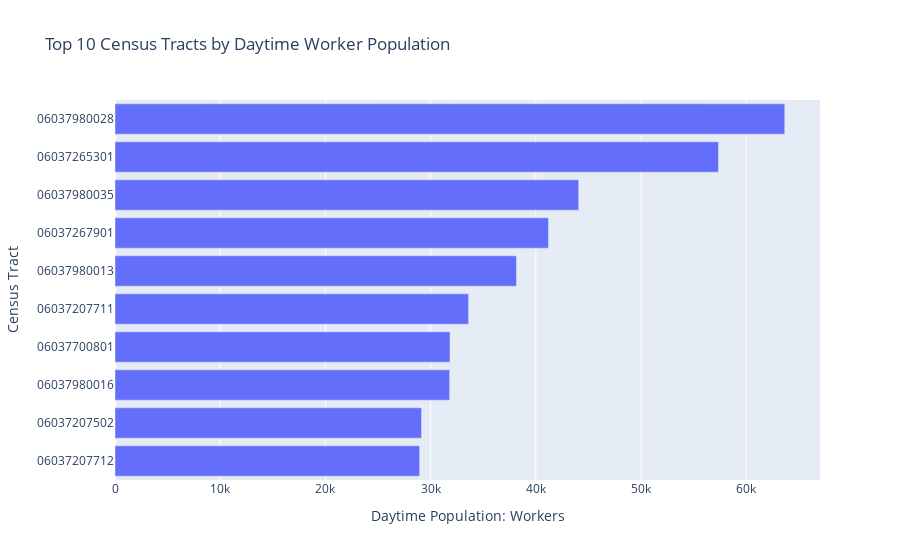

Notebook code cell kept with this figure:
### Markdown cell above
#### Similar to the previous chart, this bar graph highlights the top 10 census tracts in Los Angeles County with the highest daytime worker population. This time however, I displayed the bars horizontally for easier comparison of values.

### Code cell
# Sort and get top 10 by daytime workers
top10 = subsetData.sort_values(by='Daytime Population: Workers', ascending=False).head(10)

fig = px.bar(top10,
             x='Daytime Population: Workers',
             y='FIPS',  
             orientation='h', #makes the orientation horizontal
             title='Top 10 Census Tracts by Daytime Worker Population')

fig.update_layout(xaxis_title='Daytime Population: Workers',
                  yaxis_title='Census Tract',
                  yaxis=dict(autorange="reversed"))  # Puts highest on top

fig.show()

### Figure 1 — Plotly figure (JSON) as saved in the notebook; plotly's stock layout.template omitted (floating-point values rounded to 4 significant figures)
{"data": [{"alignmentgroup": "True", "hovertemplate": "Daytime Population: Workers=%{x}<br>FIPS=%{y}<extra></extra>", "legendgroup": "", "marker": {"color": "#636efa", "pattern": {"shape": ""}}, "name": "", "offsetgroup": "", "orientation": "h", "showlegend": false, "textposition": "auto", "type": "bar", "x": [63662, 57364, 44078, 41204, 38162, 33612, 31846, 31810, 29139, 28957], "xaxis": "x", "y": ["06037980028", "06037265301", "06037980035", "06037267901", "06037980013", "06037207711", "06037700801", "06037980016", "06037207502", "06037207712"], "yaxis": "y"}], "layout": {"autosize": true, "barmode": "relative", "legend": {"tracegroupgap": 0}, "title": {"text": "Top 10 Census Tracts by Daytime Worker Population"}, "xaxis": {"anchor": "y", "autorange": true, "domain": [0, 1], "range": [0, 67010.0], "title": {"text": "Daytime Population: Workers"}, "type": "linear"}, "yaxis": {"anchor": "x", "autorange": true, "domain": [0, 1], "range": [9.5, -0.5], "title": {"text": "Census Tract"}, "type": "category"}}}
